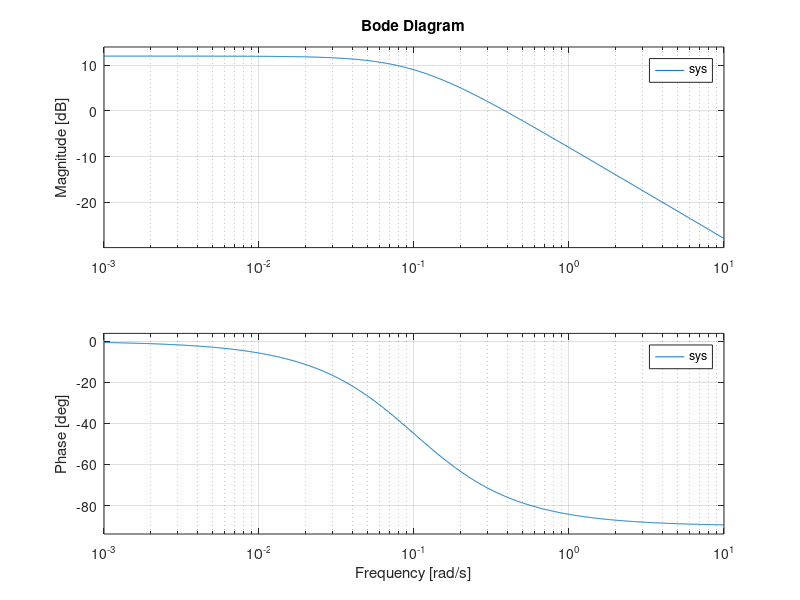

Source code (MATLAB): (Note: this script raises an error after producing the figure.)
%%1(b) First Order Equation
% Author: Mohammed Ijaz
% PS Number: 99003728
% Date: 7th April 2021.
% Version: Matlab 2020b.

%% Plant Description
% The Mass-damper first order system is taken as Plant.
% Equation: f= Bv + M v'
% f = force; B= coefficient of friction; M = mass ; v= velocity.
% Values:  B1= 0.4 M1=1000; B2= 0.5 M2= 500; B3= 1.7 M3= 340;


%% Math Analysis
% Independent: Time(t)
% Dependent: Velocity(v) and Force(f)
% Constant: Mass(M) and Frictional Coefficient(B)

% Roots:(-B)/M

% Poles and Zero Calculation:


% IVT:
% 1. For step input: 0
% 2. For impulse input: 1/M

% FVT:
% 1. For step input: 1/B
% 2. For impulse input: 0

% Time Response Results:
% Rise Time :4tau = (4M)/B; where tau = M/B 

%% Tool Analysis:

clc;
B1= 0.5;
M1= 5;
P = 2;

 sys = tf([P/M1],[1,B1/M1])
 subplot(4,3,1);
 impulse(sys);
 title('Impulse Input for k');
 subplot(4,3,2);
 step(sys);
 title('Step Input for k');
 subplot(4,3,3);
 [z,p,k]= tf2zp([P/M1],[1,B1/M1])
 pzmap(sys)
 subplot(4,3,10);
 bode(sys)
 
 hold on;
 S = stepinfo(sys)
    
sys = tf([P/M1],[1,B1/M1,0])
subplot(4,3,4);
impulse(sys);
title('Impulse Input for 1/s');
subplot(4,3,5);
step(sys);
title('Step Input for 1/s');
subplot(4,3,6);
[z,p,k]= tf2zp([P/M1],[1,B1/M1,0])
pzmap(sys)
 subplot(4,3,11);
 bode(sys)
hold on;
S = stepinfo(sys)
sys = tf([P/M1,0],[1,B1/M1])
subplot(4,3,7);
impulse(sys);
title('Impulse Input for s');
subplot(4,3,8);
step(sys);
title('Step Input for s');
subplot(4,3,9);
[z,p,k]= tf2zp([P/M1,0],[1,B1/M1])
pzmap(sys)
 subplot(4,3,12);
 bode(sys)
hold on;
S = stepinfo(sys)




%% Comparison Analysis:
% Propotional controller will have no effect on Rising time and setting
% time of the system hence there response parameters remains same for all values of p and only the amplitude of the system
% get affected by P times.

%Stability: Both System 1 and System 3 are stable as roots are negetive and have same system responses.
%Accuracy:  Settling time of System 1 and System 3  is lowest so they are Accurate.
%Speed:  Rise time of System 1 and System 3 is lowest so they are high speed Systems.
